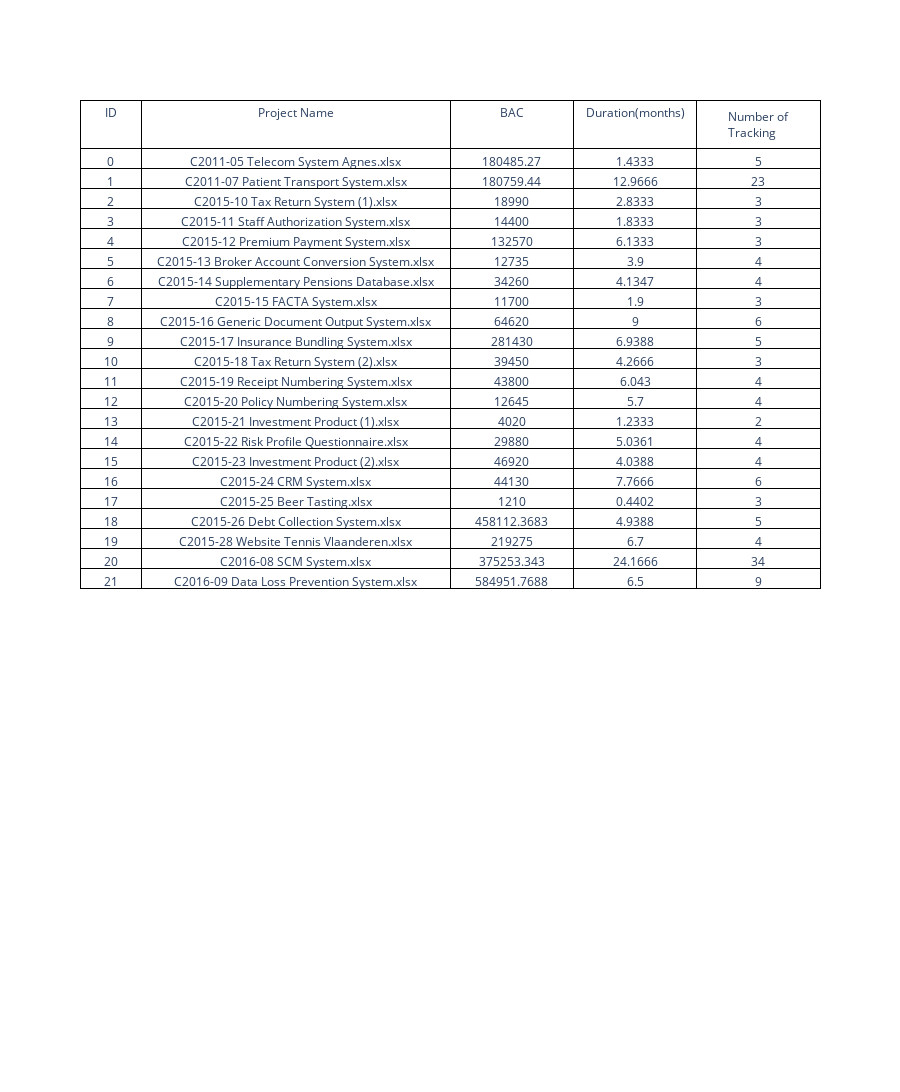

The notebook cell saved with this chart:
### Code cell
import plotly.graph_objects as go

# Ve bang
fig = go.Figure(
    layout = dict(height=1500),
    data=[go.Table(
        columnwidth = [100,500,200],
        header=dict(values=['ID', 'Project Name', 'BAC', 'Duration(months)', 'Number of Tracking'],
                line_color='black',
                fill_color='white',
                align='center'),
        cells=dict(values=[list(range(0, np.size(files))), files,
                           [float(int(bac*10000))/10000 for bac in BAC],
                           [float(int(d/24/30*10000))/10000 for d in PD],
                           n_tracking_periods],
                line_color='black',
                fill_color='white',
                align='center'
            )
    )]
)

fig.show()

### Figure 1 — Plotly figure (JSON) as saved in the notebook; plotly's stock layout.template omitted (floating-point values rounded to 4 significant figures)
{"data": [{"cells": {"align": "center", "fill": {"color": "white"}, "line": {"color": "black"}, "values": [[0, 1, 2, 3, 4, 5, 6, 7, 8, 9, 10, 11, 12, 13, 14, 15, 16, 17, 18, 19, 20, 21], ["C2011-05 Telecom System Agnes.xlsx", "C2011-07 Patient Transport System.xlsx", "C2015-10 Tax Return System (1).xlsx", "C2015-11 Staff Authorization System.xlsx", "C2015-12 Premium Payment System.xlsx", "C2015-13 Broker Account Conversion System.xlsx", "C2015-14 Supplementary Pensions Database.xlsx", "C2015-15 FACTA System.xlsx", "C2015-16 Generic Document Output System.xlsx", "C2015-17 Insurance Bundling System.xlsx", "C2015-18 Tax Return System (2).xlsx", "C2015-19 Receipt Numbering System.xlsx", "C2015-20 Policy Numbering System.xlsx", "C2015-21 Investment Product (1).xlsx", "C2015-22 Risk Profile Questionnaire.xlsx", "C2015-23 Investment Product (2).xlsx", "C2015-24 CRM System.xlsx", "C2015-25 Beer Tasting.xlsx", "C2015-26 Debt Collection System.xlsx", "C2015-28 Website Tennis Vlaanderen.xlsx", "C2016-08 SCM System.xlsx", "C2016-09 Data Loss Prevention System.xlsx"], [180500.0, 180800.0, 18990, 14400, 132570, 12735, 34260, 11700, 64620, 281430, 39450, 43800, 12645, 4020, 29880, 46920, 44130, 1210, 458100.0, 219275, 375300.0, 585000.0], [1.433, 12.97, 2.833, 1.833, 6.133, 3.9, 4.135, 1.9, 9, 6.939, 4.267, 6.043, 5.7, 1.233, 5.036, 4.039, 7.767, 0.4402, 4.939, 6.7, 24.17, 6.5], [5, 23, 3, 3, 3, 4, 4, 3, 6, 5, 3, 4, 4, 2, 4, 4, 6, 3, 5, 4, 34, 9]]}, "columnwidth": [100, 500, 200], "header": {"align": "center", "fill": {"color": "white"}, "line": {"color": "black"}, "values": ["ID", "Project Name", "BAC", "Duration(months)", "Number of Tracking"]}, "type": "table"}], "layout": {"height": 1500}}
